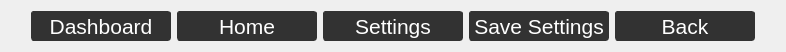
   <widget class="QWidget" name="horizontalLayoutWidget_4">
    <property name="geometry">
     <rect>
      <x>10</x>
      <y>440</y>
      <width>786</width>
      <height>41</height>
     </rect>
    </property>
    <layout class="QHBoxLayout" name="statusBarHLayout">
     <item>
      <spacer name="horizontalSpacer_27">
       <property name="orientation">
        <enum>Qt::Horizontal</enum>
       </property>
       <property name="sizeHint" stdset="0">
        <size>
         <width>40</width>
         <height>20</height>
        </size>
       </property>
      </spacer>
     </item>
     <item>
      <widget class="QPushButton" name="dashboardPushButton">
       <property name="minimumSize">
        <size>
         <width>140</width>
         <height>30</height>
        </size>
       </property>
       <property name="maximumSize">
        <size>
         <width>140</width>
         <height>30</height>
        </size>
       </property>
       <property name="font">
        <font>
         <pointsize>16</pointsize>
         <bold>false</bold>
        </font>
       </property>
       <property name="styleSheet">
        <string notr="true">QPushButton{color: white; background-color: rgb(50,50,50); border-radius:3px;border-color: rgb(50,50,50);border-width: 1px;border-style: solid;}

QPushButton:checked{
color: white;background-color: rgb(90, 90, 90);
border-radius:3px;border-color: rgb(90,90,90);border-width: 1px;border-style: solid;}
QPushButton:disabled {
background-color: rgb(20,20,20);
color:darkgrey;border-radius:3px;border-color: rgb(20,20,20);border-width: 1px;border-style: solid;
}</string>
       </property>
       <property name="text">
        <string>Dashboard</string>
       </property>
       <property name="checkable">
        <bool>true</bool>
       </property>
      </widget>
     </item>
     <item>
      <widget class="QPushButton" name="homePushButton">
       <property name="minimumSize">
        <size>
         <width>140</width>
         <height>30</height>
        </size>
       </property>
       <property name="maximumSize">
        <size>
         <width>140</width>
         <height>30</height>
        </size>
       </property>
       <property name="font">
        <font>
         <pointsize>16</pointsize>
         <bold>false</bold>
        </font>
       </property>
       <property name="styleSheet">
        <string notr="true">QPushButton{color: white; background-color: rgb(50,50,50); border-radius:3px;border-color: rgb(50,50,50);border-width: 1px;border-style: solid;}

QPushButton:checked{
color: white;background-color: rgb(90, 90, 90);
border-radius:3px;border-color: rgb(90,90,90);border-width: 1px;border-style: solid;}
QPushButton:disabled {
background-color: rgb(20,20,20);
color:darkgrey;border-radius:3px;border-color: rgb(20,20,20);border-width: 1px;border-style: solid;
}</string>
       </property>
       <property name="text">
        <string>Home</string>
       </property>
       <property name="iconSize">
        <size>
         <width>25</width>
         <height>25</height>
        </size>
       </property>
       <property name="checkable">
        <bool>true</bool>
       </property>
      </widget>
     </item>
     <item>
      <widget class="QPushButton" name="settingsPushButton">
       <property name="minimumSize">
        <size>
         <width>140</width>
         <height>30</height>
        </size>
       </property>
       <property name="maximumSize">
        <size>
         <width>140</width>
         <height>30</height>
        </size>
       </property>
       <property name="font">
        <font>
         <pointsize>16</pointsize>
         <bold>false</bold>
        </font>
       </property>
       <property name="autoFillBackground">
        <bool>false</bool>
       </property>
       <property name="styleSheet">
        <string notr="true">QPushButton{color: white; background-color: rgb(50,50,50); border-radius:3px;border-color: rgb(50,50,50);border-width: 1px;border-style: solid;}

QPushButton:checked{
color: white;background-color: rgb(90, 90, 90);
border-radius:3px;border-color: rgb(90,90,90);border-width: 1px;border-style: solid;}
QPushButton:disabled {
background-color: rgb(20,20,20);
color:darkgrey;border-radius:3px;border-color: rgb(20,20,20);border-width: 1px;border-style: solid;
}</string>
       </property>
       <property name="text">
        <string>Settings</string>
       </property>
       <property name="checkable">
        <bool>true</bool>
       </property>
      </widget>
     </item>
     <item>
      <widget class="QPushButton" name="saveToFilePushButton">
       <property name="minimumSize">
        <size>
         <width>140</width>
         <height>30</height>
        </size>
       </property>
       <property name="maximumSize">
        <size>
         <width>140</width>
         <height>30</height>
        </size>
       </property>
       <property name="font">
        <font>
         <pointsize>16</pointsize>
         <bold>false</bold>
        </font>
       </property>
       <property name="styleSheet">
        <string notr="true">QPushButton:enabled{color: white; background-color: rgb(50,50,50); border-radius:3px;border-color: rgb(50,50,50);border-width: 1px;border-style: solid;}

QPushButton:disabled {
background-color: rgb(20,20,20);
color:darkgrey;border-radius:3px;border-color: rgb(20,20,20);border-width: 1px;border-style: solid;
}
</string>
       </property>
       <property name="text">
        <string>Save Settings</string>
       </property>
      </widget>
     </item>
     <item>
      <widget class="QPushButton" name="backPushButton">
       <property name="minimumSize">
        <size>
         <width>140</width>
         <height>30</height>
        </size>
       </property>
       <property name="maximumSize">
        <size>
         <width>140</width>
         <height>30</height>
        </size>
       </property>
       <property name="font">
        <font>
         <pointsize>16</pointsize>
         <bold>false</bold>
        </font>
       </property>
       <property name="autoFillBackground">
        <bool>false</bool>
       </property>
       <property name="styleSheet">
        <string notr="true">QPushButton{color: white; background-color: rgb(50,50,50); border-radius:3px;border-color: rgb(50,50,50);border-width: 1px;border-style: solid;}

QPushButton:checked{
color: white;background-color: rgb(90, 90, 90);
border-radius:3px;border-color: rgb(90,90,90);border-width: 1px;border-style: solid;}
QPushButton:disabled {
background-color: rgb(20,20,20);
color:darkgrey;border-radius:3px;border-color: rgb(20,20,20);border-width: 1px;border-style: solid;
}</string>
       </property>
       <property name="text">
        <string>Back</string>
       </property>
       <property name="checkable">
        <bool>false</bool>
       </property>
      </widget>
     </item>
     <item>
      <spacer name="horizontalSpacer_32">
       <property name="orientation">
        <enum>Qt::Horizontal</enum>
       </property>
       <property name="sizeHint" stdset="0">
        <size>
         <width>40</width>
         <height>20</height>
        </size>
       </property>
      </spacer>
     </item>
    </layout>
   </widget>
